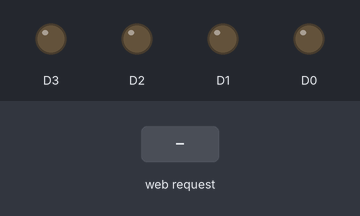
A sketch run on a simulated ESP8266 (NodeMCU). Parts: output pins drawn as LEDs (lit = HIGH). Inputs (shaded band) come from the test bench. WiFi joins after 1.5 s; servers stay silent unless stated; what the sketch prints to the serial monitor is not drawn.

Above: at 2.7 s.
2.8 s: HTTP request GET /Open received
At 3.3 s:
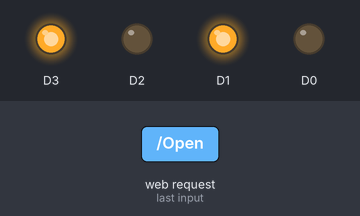
Timing chart, 0 to 7.3 s (numbered marks = the images above; inputs shaded):
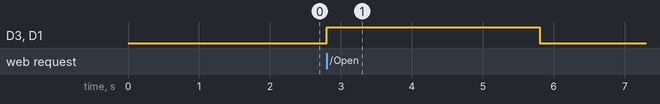

Measured:
- after the input at 2.8 s, D3, D1: LOW → HIGH at once, → LOW 3.0 s later

The sketch:

NODEMCUCODE.ino
```cpp
#include <ESP8266WiFi.h>

WiFiClient client;
WiFiServer server(80);
int flag=0;
void setup() {
  // put your setup code here, to run once:
Serial.begin(9600);
WiFi.begin("11111111","12341234");
while(WiFi.status() !=WL_CONNECTED)
{delay(500);
Serial.print(".");
}
Serial.println();
Serial.println("NodeMCU is Connected");
Serial.println(WiFi.localIP());
server.begin();
  pinMode(D0,OUTPUT);
  pinMode(D1,OUTPUT);
  pinMode(D2,OUTPUT);
  pinMode(D3,OUTPUT);
  digitalWrite(D1,LOW);
  digitalWrite(D2,LOW);
  digitalWrite(D3,LOW);
  digitalWrite(D4,LOW);
}

void loop() {

  // put your main code here, to run repeatedly:
client=server.available();
if(client==1)
{
  String request =client.readStringUntil('\n');
  Serial.println(request);
  request.trim();
  if(request =="GET /Open HTTP/1.1")
  {
    Serial.println("opening");
    digitalWrite(D1,HIGH);
  digitalWrite(D2,LOW);
  digitalWrite(D3,HIGH);
  digitalWrite(D4,LOW);
  delay(3000);
  digitalWrite(D1,LOW);
  digitalWrite(D2,LOW);
  digitalWrite(D3,LOW);
  digitalWrite(D4,LOW);
  delay(3000);

  }
  if(request =="GET /Close HTTP/1.1")
  {
    Serial.println("closing");
    digitalWrite(D1,LOW);
  digitalWrite(D2,HIGH);
  digitalWrite(D3,LOW);
  digitalWrite(D4,HIGH);
  delay(3000);
  digitalWrite(D1,LOW);
  digitalWrite(D2,LOW);
  digitalWrite(D3,LOW);
  digitalWrite(D4,LOW);
  delay(3000);
  }
  }
}
```
